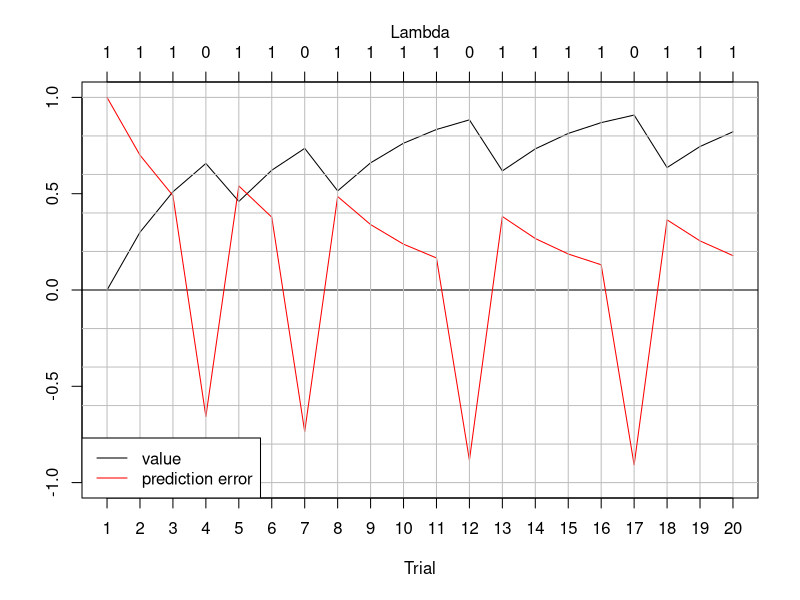

Source code (R):
# Rescorla Wagner Model

# creating a function which updates the strength of a stimulus in eliciting CR

# at different values of lambda (uncoditioned stimulus can be either present or not)

update_RW <- function(value, alpha) {
  
  for (n in 1:n_trials){
    
  # [redacted]
  lambda<-c(1 ,1 ,1 ,0 ,1 ,1 ,0 ,1, 1, 1, 1, 0, 1, 1 ,1 ,1 ,0 ,1 ,1 ,1)
    
  Value <- value[n]    #Value capital letter is a unique value that is taken from the series "value"
  # compute the prediction error.learning is the prediction error, λ−V
  prediction_error[n] <- lambda[n] - Value
  # compute the change in strength
  value_change <- alpha * prediction_error [n]
  # update the association value
  value[n+1] <- Value + value_change
  }
  # return the new values
  variables<-data.frame(value[1:n_trials], prediction_error, 1:n_trials)
  names(variables)<-c("value", "Prediction_error", "trial")
  return(variables)
}

# use this function

# initialise variables
n_trials <- 20            # assuming 20 trials
value <- numeric(n_trials)# initialising value at 0
prediction_error<-NULL

alpha <- 0.3 # we are setting alpha at 0.3, which is consuetudinal

RWM<-update_RW(value, alpha)


# plot it
plot(RWM$value, ylim = c(-1, 1),type="l", col="black", ylab="", xlab="Trial", xaxt="n")
abline(h=c(-1.0,-0.2,-0.4,-0.6,-0.80,0.2,0.4,0.6,0.8,1.0), lty=1, col="grey")#for unsined PE
abline(h=0, lty=1, col="black")#for the zero
lines(RWM$Prediction_error, col="red")
abline(v=seq(1:20), lty=1, col="grey")
axis(1, at = 1:20)

#add the values of lambda
lambda<-c(1 ,1 ,1 ,0 ,1 ,1 ,0 ,1, 1, 1, 1, 0, 1, 1 ,1 ,1 ,0 ,1 ,1 ,1)
axis(3, at = 1:20, labels = lambda)
mtext("Lambda", 3, line=2)

legend("bottomleft", legend = c("value", "prediction error"), lty = c(1,1),col  = c("black", "red"))
